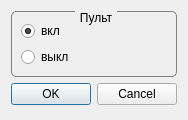
<?xml version="1.0" encoding="UTF-8"?>
<ui version="4.0">
 <class>DialogMainConfig</class>
 <widget class="QDialog" name="DialogMainConfig">
  <property name="geometry">
   <rect>
    <x>0</x>
    <y>0</y>
    <width>174</width>
    <height>120</height>
   </rect>
  </property>
  <property name="sizePolicy">
   <sizepolicy hsizetype="Preferred" vsizetype="Preferred">
    <horstretch>0</horstretch>
    <verstretch>0</verstretch>
   </sizepolicy>
  </property>
  <property name="windowTitle">
   <string>Настройки проекта</string>
  </property>
  <layout class="QGridLayout" name="gridLayout_2">
   <item row="0" column="0">
    <widget class="QGroupBox" name="groupBox">
     <property name="styleSheet">
      <string notr="true">QGroupBox {
    background-color: qlineargradient(x1: 0, y1: 0, x2: 0, y2: 1,
                                      stop: 0 #E0E0E0, stop: 1 #FFFFFF);
    border: 1px solid gray;
    border-radius: 5px;
    margin-top: 2ex; /* leave space at the top for the title */
}

QGroupBox::title {
    subcontrol-origin: margin;
    subcontrol-position: top center; /* position at the top center */
    padding: 0 3px;
    background-color: qlineargradient(x1: 0, y1: 0, x2: 0, y2: 1,
                                      stop: 0 #AFAECE, stop: 1 #FFFFFF);
}</string>
     </property>
     <property name="title">
      <string>Пульт</string>
     </property>
     <property name="alignment">
      <set>Qt::AlignCenter</set>
     </property>
     <property name="flat">
      <bool>false</bool>
     </property>
     <layout class="QGridLayout" name="gridLayout">
      <item row="0" column="0">
       <widget class="QRadioButton" name="radioButtonPultOn">
        <property name="text">
         <string>вкл</string>
        </property>
        <property name="checked">
         <bool>true</bool>
        </property>
       </widget>
      </item>
      <item row="1" column="0">
       <widget class="QRadioButton" name="radioButtonPultOff">
        <property name="text">
         <string>выкл</string>
        </property>
       </widget>
      </item>
     </layout>
    </widget>
   </item>
   <item row="1" column="0">
    <widget class="QDialogButtonBox" name="buttonBox">
     <property name="orientation">
      <enum>Qt::Horizontal</enum>
     </property>
     <property name="standardButtons">
      <set>QDialogButtonBox::Cancel|QDialogButtonBox::Ok</set>
     </property>
    </widget>
   </item>
   <item row="2" column="0">
    <spacer name="verticalSpacer">
     <property name="orientation">
      <enum>Qt::Vertical</enum>
     </property>
     <property name="sizeHint" stdset="0">
      <size>
       <width>20</width>
       <height>40</height>
      </size>
     </property>
    </spacer>
   </item>
  </layout>
 </widget>
 <resources/>
 <connections>
  <connection>
   <sender>buttonBox</sender>
   <signal>accepted()</signal>
   <receiver>DialogMainConfig</receiver>
   <slot>accept()</slot>
   <hints>
    <hint type="sourcelabel">
     <x>248</x>
     <y>254</y>
    </hint>
    <hint type="destinationlabel">
     <x>157</x>
     <y>274</y>
    </hint>
   </hints>
  </connection>
  <connection>
   <sender>buttonBox</sender>
   <signal>rejected()</signal>
   <receiver>DialogMainConfig</receiver>
   <slot>reject()</slot>
   <hints>
    <hint type="sourcelabel">
     <x>316</x>
     <y>260</y>
    </hint>
    <hint type="destinationlabel">
     <x>286</x>
     <y>274</y>
    </hint>
   </hints>
  </connection>
 </connections>
</ui>
